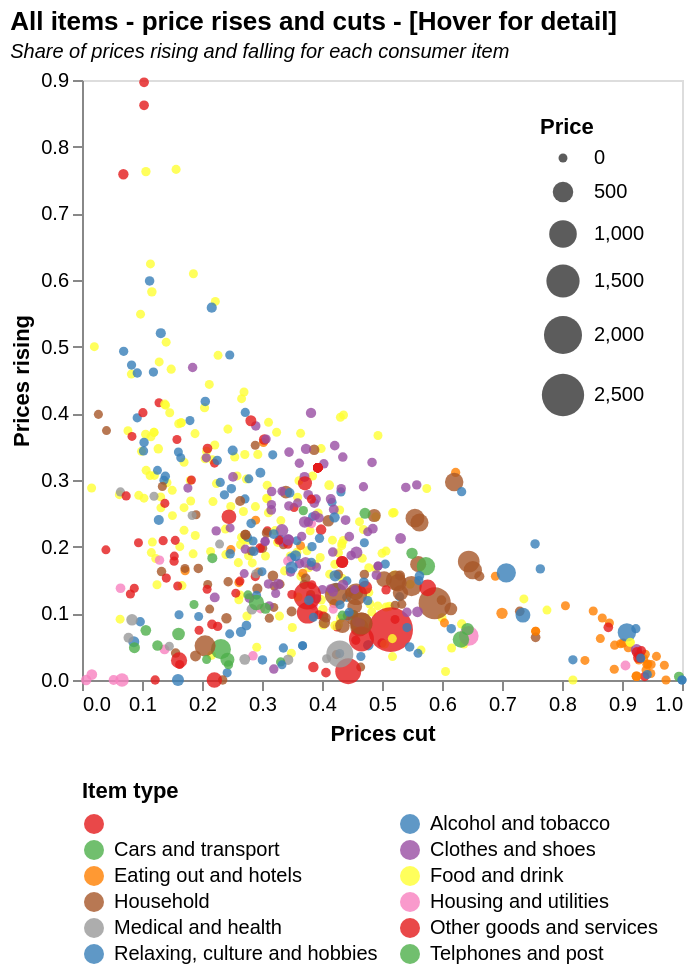

Write the Vega-Lite specification saved for this chart.
### Vega-Lite specification from a JSON file in a GitHub repository (floating-point values rounded to 4 significant figures; data arrays with more than 128 entries replaced by an {"elided": "..."} marker saying what was removed)
{"$schema": "https://vega.github.io/schema/vega-lite/v5.json", "description": "UK CPI data visualisation", "title": {"text": "All items - price rises and cuts - [Hover for detail]", "subtitle": "Share of prices rising and falling for each consumer item", "subtitleFontStyle": "italic", "subtitleFontSize": 10, "anchor": "start", "color": "black"}, "data": {"values": {"elided": "602 records"}}, "height": 300, "width": 300, "mark": {"type": "circle", "opacity": 0.8, "color": "rgb(0, 47, 167)"}, "encoding": {"x": {"field": "down_sh", "type": "quantitative", "axis": {"grid": false}, "scale": {"zero": true}, "title": "Prices cut"}, "y": {"field": "up_sh", "type": "quantitative", "axis": {"grid": false}, "scale": {"zero": false}, "title": "Prices rising"}, "size": {"field": "p", "type": "quantitative", "title": "Price", "legend": {"orient": "top-right"}, "scale": {"range": [20, 500]}}, "color": {"field": "name1", "type": "ordinal", "title": "Item type", "legend": {"orient": "bottom", "columns": 2}, "scale": {"scheme": "set1"}}, "tooltip": [{"field": "item_desc", "type": "nominal", "title": "Description"}, {"field": "item_id", "type": "nominal", "title": "Item ID", "format": ".0f"}, {"field": "p", "type": "quantitative", "title": "Price (median)", "format": ".0f"}, {"field": "up_sh", "type": "quantitative", "title": "Share rising", "format": ",.2%"}, {"field": "down_sh", "type": "quantitative", "title": "Share falling", "format": ",.2%"}]}}
